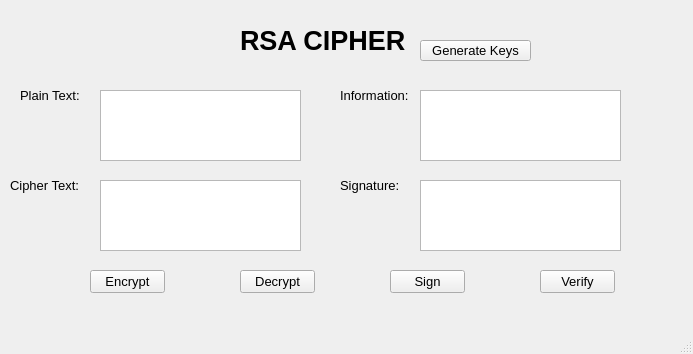
<?xml version="1.0" encoding="UTF-8"?>
<ui version="4.0">
 <class>MainWindow</class>
 <widget class="QMainWindow" name="MainWindow">
  <property name="geometry">
   <rect>
    <x>0</x>
    <y>0</y>
    <width>693</width>
    <height>354</height>
   </rect>
  </property>
  <property name="windowTitle">
   <string>MainWindow</string>
  </property>
  <widget class="QWidget" name="centralwidget">
   <widget class="QLabel" name="label">
    <property name="geometry">
     <rect>
      <x>240</x>
      <y>20</y>
      <width>171</width>
      <height>41</height>
     </rect>
    </property>
    <property name="font">
     <font>
      <pointsize>20</pointsize>
      <weight>75</weight>
      <bold>true</bold>
     </font>
    </property>
    <property name="text">
     <string>RSA CIPHER</string>
    </property>
   </widget>
   <widget class="QLabel" name="label_2">
    <property name="geometry">
     <rect>
      <x>20</x>
      <y>80</y>
      <width>61</width>
      <height>31</height>
     </rect>
    </property>
    <property name="font">
     <font>
      <pointsize>10</pointsize>
     </font>
    </property>
    <property name="text">
     <string>Plain Text:</string>
    </property>
   </widget>
   <widget class="QLabel" name="label_3">
    <property name="geometry">
     <rect>
      <x>10</x>
      <y>170</y>
      <width>81</width>
      <height>31</height>
     </rect>
    </property>
    <property name="font">
     <font>
      <pointsize>10</pointsize>
     </font>
    </property>
    <property name="text">
     <string>Cipher Text:</string>
    </property>
   </widget>
   <widget class="QLabel" name="label_4">
    <property name="geometry">
     <rect>
      <x>340</x>
      <y>170</y>
      <width>61</width>
      <height>31</height>
     </rect>
    </property>
    <property name="font">
     <font>
      <pointsize>10</pointsize>
     </font>
    </property>
    <property name="text">
     <string>Signature:</string>
    </property>
   </widget>
   <widget class="QLabel" name="label_5">
    <property name="geometry">
     <rect>
      <x>340</x>
      <y>80</y>
      <width>81</width>
      <height>31</height>
     </rect>
    </property>
    <property name="font">
     <font>
      <pointsize>10</pointsize>
     </font>
    </property>
    <property name="text">
     <string>Information:</string>
    </property>
   </widget>
   <widget class="QTextEdit" name="txt_plain_text">
    <property name="geometry">
     <rect>
      <x>100</x>
      <y>90</y>
      <width>201</width>
      <height>71</height>
     </rect>
    </property>
   </widget>
   <widget class="QTextEdit" name="txt_cipher_text">
    <property name="geometry">
     <rect>
      <x>100</x>
      <y>180</y>
      <width>201</width>
      <height>71</height>
     </rect>
    </property>
   </widget>
   <widget class="QTextEdit" name="txt_info">
    <property name="geometry">
     <rect>
      <x>420</x>
      <y>90</y>
      <width>201</width>
      <height>71</height>
     </rect>
    </property>
   </widget>
   <widget class="QTextEdit" name="txt_sign">
    <property name="geometry">
     <rect>
      <x>420</x>
      <y>180</y>
      <width>201</width>
      <height>71</height>
     </rect>
    </property>
   </widget>
   <widget class="QPushButton" name="btn_encrypt">
    <property name="geometry">
     <rect>
      <x>90</x>
      <y>270</y>
      <width>75</width>
      <height>23</height>
     </rect>
    </property>
    <property name="font">
     <font>
      <pointsize>10</pointsize>
     </font>
    </property>
    <property name="text">
     <string>Encrypt</string>
    </property>
   </widget>
   <widget class="QPushButton" name="btn_decrypt">
    <property name="geometry">
     <rect>
      <x>240</x>
      <y>270</y>
      <width>75</width>
      <height>23</height>
     </rect>
    </property>
    <property name="font">
     <font>
      <pointsize>10</pointsize>
     </font>
    </property>
    <property name="text">
     <string>Decrypt</string>
    </property>
   </widget>
   <widget class="QPushButton" name="btn_sigh">
    <property name="geometry">
     <rect>
      <x>390</x>
      <y>270</y>
      <width>75</width>
      <height>23</height>
     </rect>
    </property>
    <property name="font">
     <font>
      <pointsize>10</pointsize>
     </font>
    </property>
    <property name="text">
     <string>Sign</string>
    </property>
   </widget>
   <widget class="QPushButton" name="btn_verify">
    <property name="geometry">
     <rect>
      <x>540</x>
      <y>270</y>
      <width>75</width>
      <height>23</height>
     </rect>
    </property>
    <property name="font">
     <font>
      <pointsize>10</pointsize>
     </font>
    </property>
    <property name="text">
     <string>Verify</string>
    </property>
   </widget>
   <widget class="QPushButton" name="btn_gen_keys">
    <property name="geometry">
     <rect>
      <x>420</x>
      <y>40</y>
      <width>111</width>
      <height>21</height>
     </rect>
    </property>
    <property name="font">
     <font>
      <pointsize>10</pointsize>
     </font>
    </property>
    <property name="text">
     <string>Generate Keys</string>
    </property>
   </widget>
  </widget>
  <widget class="QMenuBar" name="menubar">
   <property name="geometry">
    <rect>
     <x>0</x>
     <y>0</y>
     <width>693</width>
     <height>21</height>
    </rect>
   </property>
  </widget>
  <widget class="QStatusBar" name="statusbar"/>
 </widget>
 <resources/>
 <connections/>
</ui>
